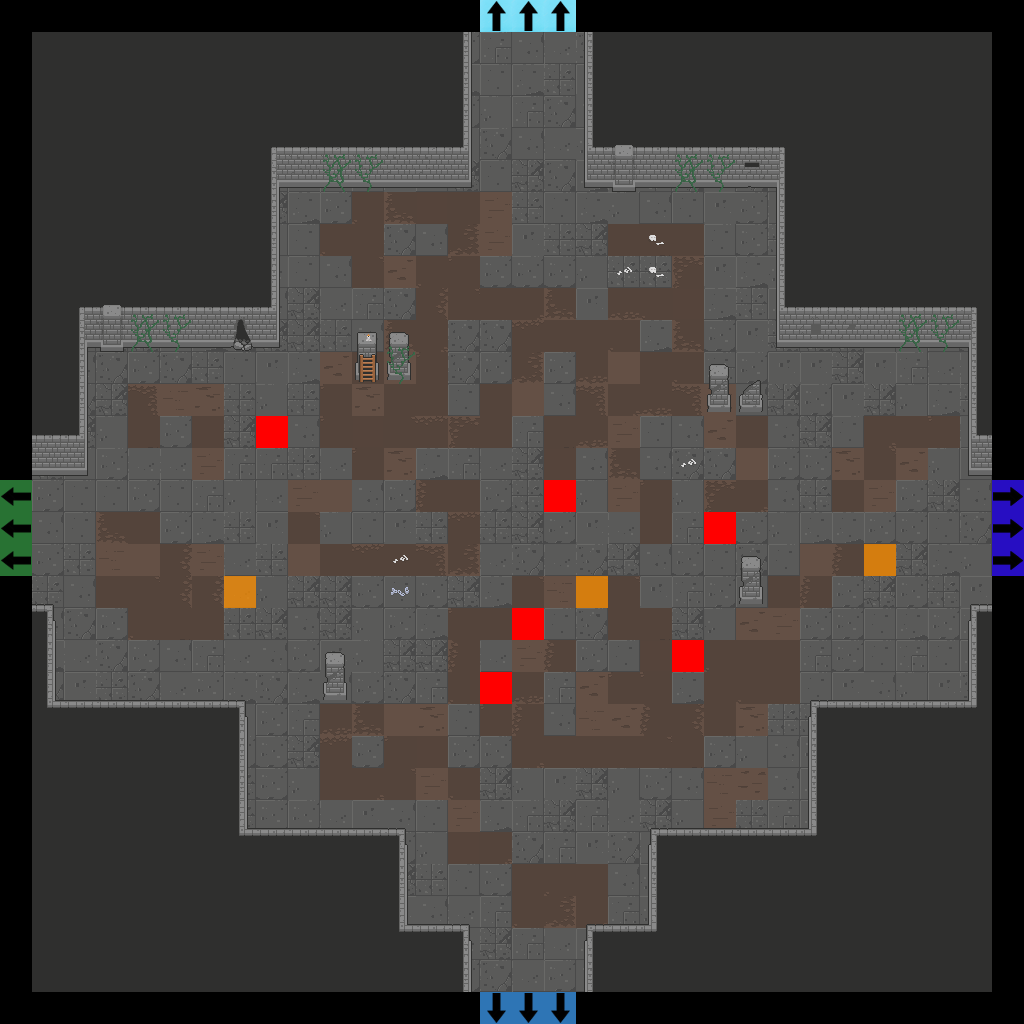

The image is a tile-based game level rendered from a .tmx file. Its description and source (layers, tilesets, objects; grid data summarised) follow:
An orthogonal 32x32 tile map with 32x32 px tiles, 7 tile layers (Floor, Walls, Doors, Pillars, ...), 2 tilesets.

<map version="1.2" tiledversion="2019.04.18" orientation="orthogonal" renderorder="right-down" width="32" height="32" tilewidth="32" tileheight="32" infinite="0" nextlayerid="22" nextobjectid="1">
 <tileset firstgid="1" source="Dungeon_Tileset_2.tsx" />
 <tileset firstgid="321" source="flags.tsx" />
 <layer id="15" name="Floor" width="32" height="32">
  <data>[1024 cells, 900 non-empty, 42 distinct tile ids]</data>
 </layer>
 <layer id="16" name="Walls" width="32" height="32">
  <data>[1024 cells, 434 non-empty, 38 distinct tile ids]</data>
 </layer>
 <layer id="17" name="Doors" width="32" height="32">
  <data>[1024 cells, 0 non-empty, 0 distinct tile ids]</data>
 </layer>
 <layer id="18" name="Pillars" width="32" height="32">
  <data>[1024 cells, 12 non-empty, 6 distinct tile ids]</data>
 </layer>
 <layer id="19" name="Candles" width="32" height="32">
  <data>[1024 cells, 1 non-empty, 1 distinct tile ids]</data>
 </layer>
 <layer id="20" name="Debris" width="32" height="32">
  <data>[1024 cells, 25 non-empty, 8 distinct tile ids]</data>
 </layer>
 <layer id="21" name="Flags" width="32" height="32">
  <data>[1024 cells, 21 non-empty, 6 distinct tile ids]</data>
 </layer>
</map>
